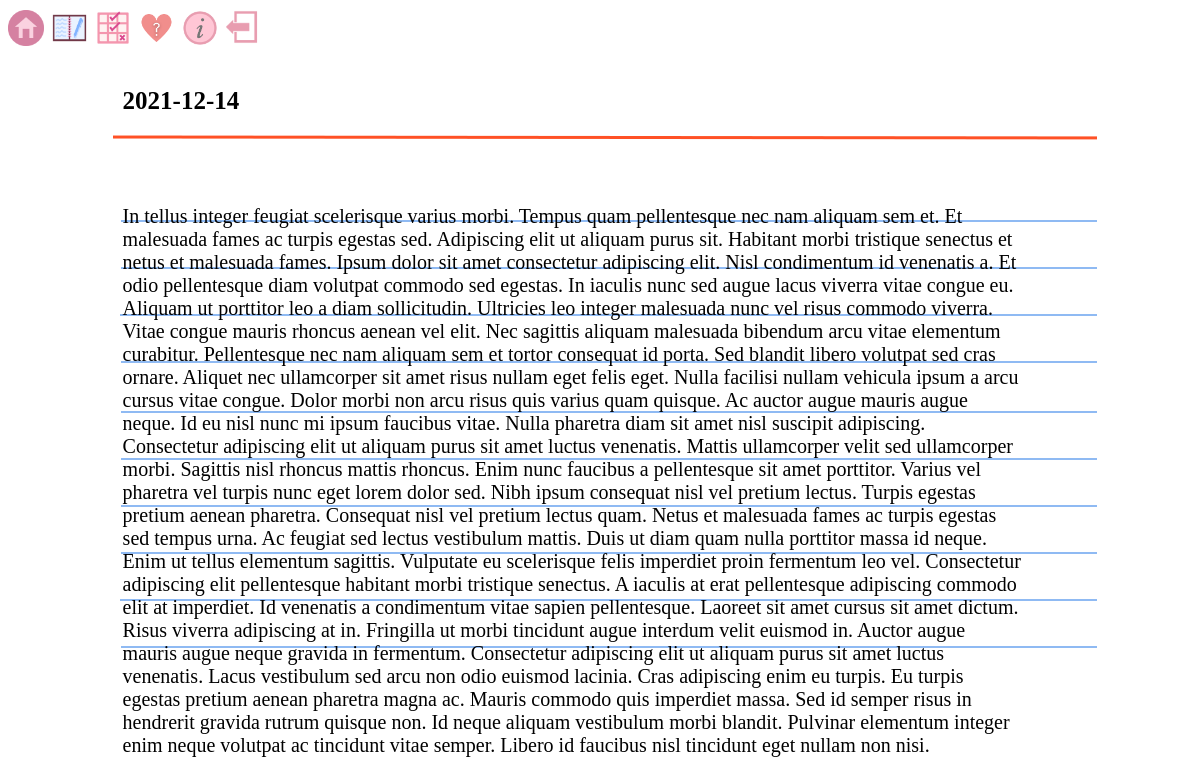
The page /journal/3 (signed in) on the database its author committed.
### app/models.py (models this page shows, shortened)
class Journal(db.Model):
    id = db.Column(db.Integer, primary_key=True)
    date_posted = db.Column(db.Date, nullable=False, default= date.today())
    content = db.Column(db.Text, nullable=False)
    user_id = db.Column(db.Integer, db.ForeignKey('user.id'), nullable=False)

### app/routes.py (the view)
@app.route("/journal/<int:journal_id>") # view a single journal with the given id
@login_required
def viewjournal(journal_id):
    todays_date= date.today()
    journal = Journal.query.get_or_404(journal_id)
    return render_template('single_journal.html',  journal=journal, todays_date=todays_date, title="Single Journal" )

### app/models.py (called while the page is built)
@login_manager.user_loader
def load_user(user_id):
    return User.query.get(int(user_id))

### app/templates/single_journal.html (shortened to what this page needs)
<!doctype html>
<html lang="en">
    <head>
        <link rel="stylesheet" href="..\static\single_journal.css">
        <div>
            <a class="nav-link" href="/mainpage"><img src="\static\images\home.png " width="3%"></a>
            <a class="nav-link" href="/journal"><img src="\static\images\journal_icon.png " width="3%"></a>
            <a class="nav-link" href="/habittracker"><img src="\static\images\habittracker_icon.png " width="3%"></a>
            <a class="nav-link" href="/moodtracker"><img src="\static\images\moodtracker_icon.png " width="3%"></a>
            <a class="nav-link" href="/info"><img src="\static\images\information_icon.png " width="3%"></a>
            <a class="nav-link" href="/"><img src="\static\images\logout_icon.png " width="3%"></a>
        </div>
    </head>
    <body>
        <div class="container">
            {% if journal.date_posted == todays_date %}
                <form action="{{ '/journal/' + journal.id|string + '/update' }}" method="POST" style="width: 100%; height: 70%;">
                    <label for="journal" style="padding-left: 2%; font-size: 25px;">{{ journal.date_posted }}</label><br>
                    <textarea id="journal" name="journal" cols="55" rows="7" style="padding-left: 2%; font-size: 20px;">{{ journal.content }}</textarea><br>
                    <input class="submit" type="image" src="\static\images\pen_icon.png" width="10%" style="margin-left: 60%;" alt="Submit">
                    <input type="hidden" name="flag" value="fromjournal">
                </form>
            {% else %}
                <h4 style="padding-left: 2%; font-size: 25px;">{{ journal.date_posted }}</h4><br>
                <p style="padding-left: 2%; font-size: 20px; width: 900px;">{{ journal.content }}</p><br>
            {% endif %}
        </div>
    </body>
</html>

### app/static/single_journal.css (style rules this page uses)
body { font-family: serif; font-size:xx-large; }
.container { margin: 8%; margin-top: 2%; background: url("images/journal_page_cropped1.png") no-repeat; height: 600px; }

### rows shown on the page
Journal: date_posted "2021-12-14", content "In tellus integer feugiat scelerisque varius morbi. Tempus quam pellentesque nec nam aliquam sem et. Et malesuada fames ac turpis egestas sed. Adipiscing elit ut aliquam purus sit. Habitant morbi tristique senectus et netus et malesuada fames. Ipsum dolor sit amet consectetur adipiscing elit. Nisl condimentum id venenatis a. Et odio pellentesque diam volutpat commodo sed egestas. In iaculis nunc sed augue lacus viverra vitae congue eu. Aliquam ut porttitor leo a diam sollicitudin. Ultricies leo integer malesuada nunc vel risus commodo viverra. Vitae congue mauris rhoncus aenean vel elit. Nec sagittis aliquam malesuada bibendum arcu vitae elementum curabitur. Pellentesque nec nam aliquam sem…"
